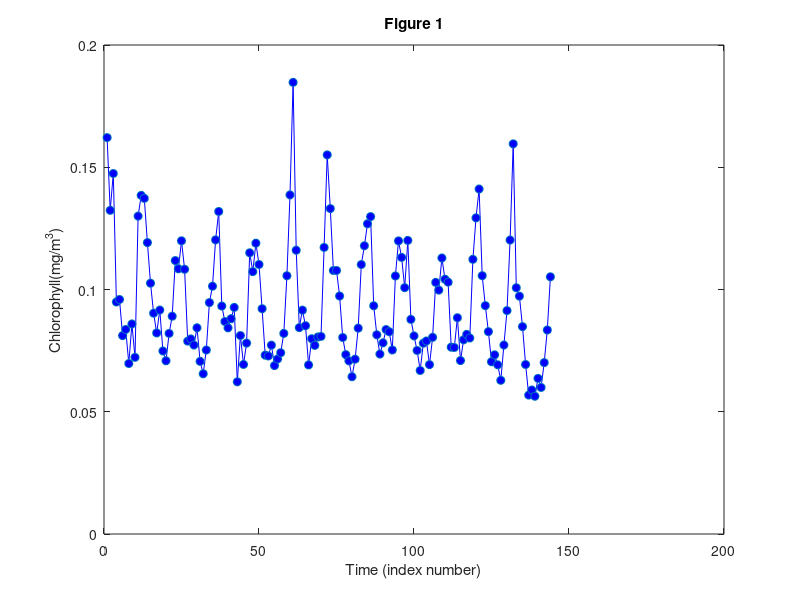
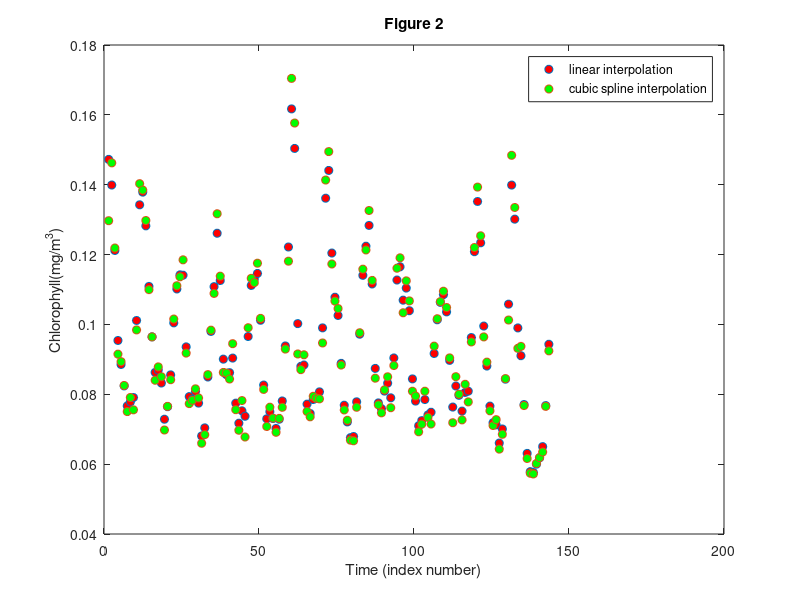
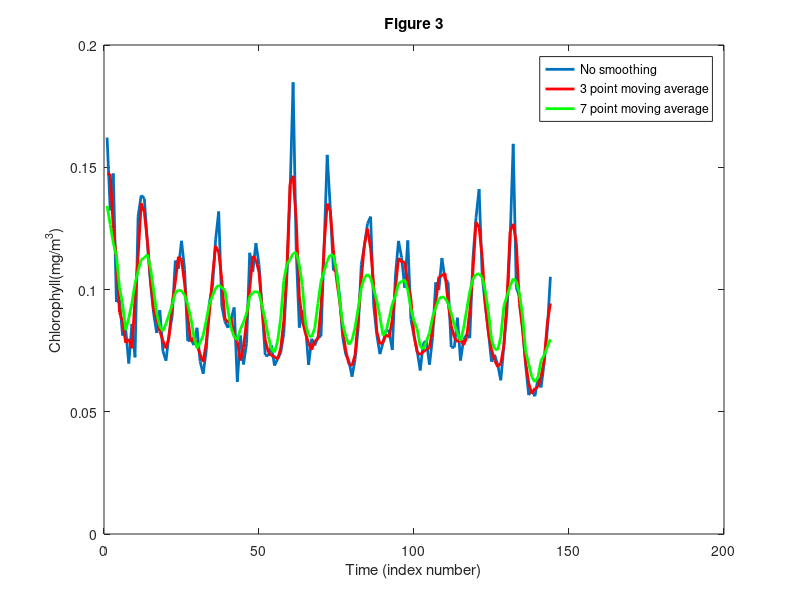

Write the MATLAB code that produced these figures, in order.
%load the dataset
load 12YearModelInterp.mat;

%plot the time series for grid point number 3000
igrid=3000;
y=xnew(:,igrid);
t=1:144;
plot(t,y,'b');
xlabel('Time (index number)');
ylabel('Chlorophyll(mg/m^3)');
title('Figure 1');

%plot a solid circle for every data point
hold on;
plot(t,y,'o','markerfacecolor','b');


%estimate chlorophyll at intermediate times by linear interploation and
%plot
figure;
ti=1.5:1:143.5;
yi=interp1(t,y,ti);
plot(ti,yi,'o','markerfacecolor','r');
xlabel('Time (index number)');
ylabel('Chlorophyll(mg/m^3)');
title('Figure 2');

%repeat using spline interpolation and plot in same figure using green open
%circles
si=spline(t,y,ti);
hold on;
plot(ti,si,'o','markerfacecolor','g');
legend('linear interpolation','cubic spline interpolation');

%repeat original plot with line width equal to 2
figure;
plot(t,y,'linewidth',[2]);
xlabel('Time (index number)');
ylabel('Chlorophyll(mg/m^3)');
title('Figure 3');

%perform a 3 point running mean
ys3=movmean(y,3);

%plot the result as a red soline line with line width equal to 2
hold on;
plot(t,ys3,'r','linewidth',[2]);

%perform a 7 point running mean
ys7=movmean(y,7);

%plot the result as a green solid line
hold on;
plot(t,ys7,'g','linewidth',[2]);
xlabel('Time (index number)');
ylabel('Chlorophyll(mg/m^3)');
title('Figure 3');
legend('No smoothing','3 point moving average','7 point moving average');